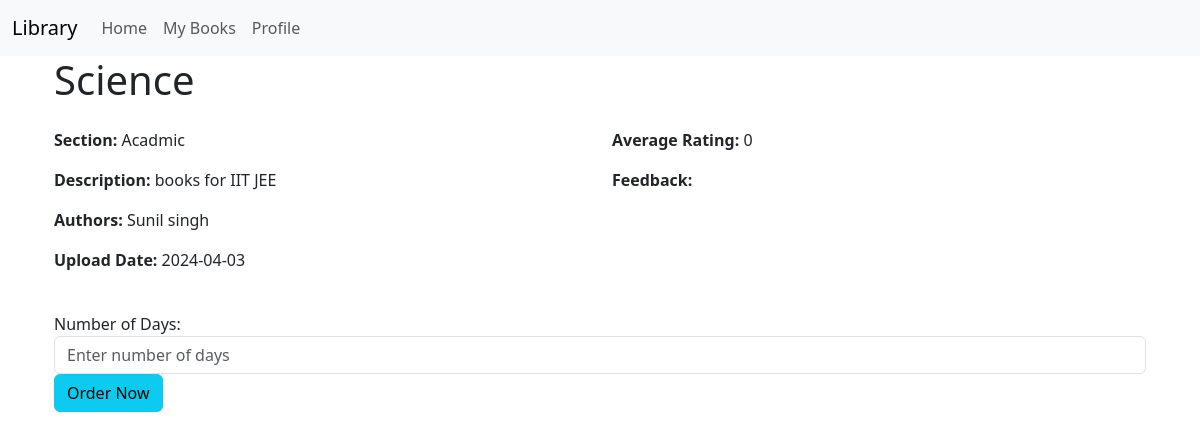
Page /book_detail/3 (signed in) on the earlier database version.
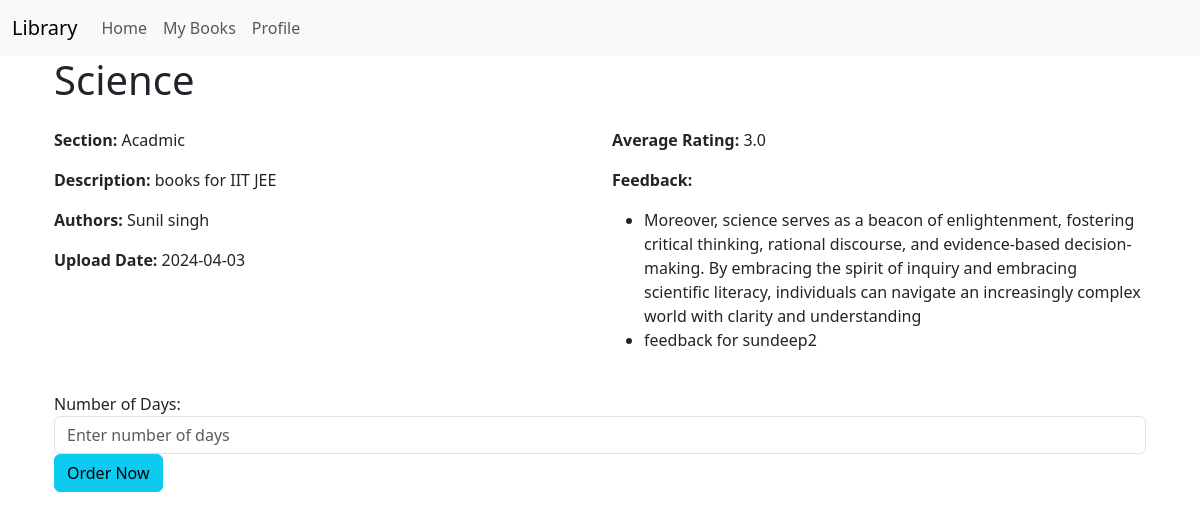
Same page on the later database version.
### models.py (models this page shows)
class Book(db.Model):
    id = db.Column(db.Integer, primary_key=True)#
    name = db.Column(db.String(64), nullable=False)#
    content = db.Column(db.Text)#
    authors = db.Column(db.String(255))#
    book_upload_date = db.Column(db.Date,default=datetime.utcnow)#
    book_rating = db.Column(db.Float)
    section_id = db.Column(db.Integer, db.ForeignKey('section.id'), nullable=False)#
    bookrequest = db.relationship('BookRequest', backref='book', lazy=True, cascade='all, delete-orphan')#

class Section(db.Model):
    id = db.Column(db.Integer, primary_key=True)#
    name = db.Column(db.String(32), unique=True)#
    date_created = db.Column(db.Date,default=datetime.utcnow)#
    description = db.Column(db.Text)#
    books = db.relationship('Book', backref='section', lazy=True,cascade='all, delete-orphan')

class Feedback(db.Model):
    id = db.Column(db.Integer, primary_key=True)
    user_id = db.Column(db.Integer, db.ForeignKey('user.id'), nullable=False)
    book_id = db.Column(db.Integer, db.ForeignKey('book.id'), nullable=False)
    rating = db.Column(db.Integer,CheckConstraint('rating >= 0 AND rating <= 5'))
    feedback = db.Column(db.Text)
    user = db.relationship('User', backref=db.backref('feedback', lazy=True))
    book = db.relationship('Book', backref=db.backref('feedback', lazy=True))

### routes.py (the view)
@app.route('/book_detail/<int:book_id>')
@auth_required
def book_detail(book_id):
    user = User.query.get(session['user_id'])
    book = Book.query.get_or_404(book_id)
    ratings = Feedback.query.filter_by(book_id=book.id).all()
    valid_ratings = [rating.rating for rating in ratings if rating.rating is not None]
    avg_rating = sum(valid_ratings) / len(valid_ratings) if valid_ratings else 0
    return render_template('book_detail.html', user=user , book=book, avg_rating=avg_rating, ratings=ratings)

### routes.py (called while the page is built)
def auth_required(func):
    @wraps(func)
    def inner(*args, **kwargs):
        if 'user_id' in session:
            return func(*args, **kwargs)
        else:
            flash('Please login to continue')
            return redirect(url_for('login'))
    return inner

### templates/book_detail.html (shortened to what this page needs)
{% extends 'layout.html' %}
{% block content %}
<div class="container">
    <h1>{{ book.name }}</h1>
    <div class="row mt-4">
        <div class="col-md-6">
            <p><b>Section:</b> {{ book.section.name }}</p>
            <p><b>Description:</b> {{ book.section.description }}</p>
            <p><b>Authors:</b> {{ book.authors }}</p>
            <p><b>Upload Date:</b> {{ book.book_upload_date.strftime('%Y-%m-%d') }}</p>
        </div>
        <div class="col-md-6">
            <p><b>Average Rating:</b> {{ avg_rating }}</p>
            <p><b>Feedback:</b></p>
            <ul>
                {% for feedback in ratings %}
                    <li>{{ feedback.feedback }}</li>
                {% endfor %}
            </ul>
        </div>
    </div>
    <div class="row mt-4">
        <div class="col-md-12">
            <form action="{{ url_for('book_request_post', book_id=book.id) }}" method="post">
                <div class="form-group">
                    <label for="requested_day">Number of Days:</label>
                    <input type="number" name="requested_day" class="form-control" placeholder="Enter number of days" required>
                </div>
                <button type="submit" class="btn btn-info">Order Now</button>
            </form>
        </div>
    </div>
</div>
{% endblock %}

### templates/layout.html (shortened to what this page needs)
<!DOCTYPE html>
<html lang="en">
<head>
<link href="https://cdn.jsdelivr.net/npm/bootstrap@5.3.2/dist/css/bootstrap.min.css" rel="stylesheet">
</head>
<body>
    {% include 'navbar.html'   %}
    <div class="container">
                {% block content %}
                {% endblock %}
    </div>
</body>
</html>

### templates/navbar.html (shortened to what this page needs)
<nav class="navbar navbar-expand-lg navbar-light bg-light">
    <div class="container-fluid">
      <a class="navbar-brand" href="/">Library</a>
      <div class="collapse navbar-collapse" id="navbarNav">
        <ul class="navbar-nav">
          {% if 'user_id' in session %}
          <li class="nav-item">
            <a class="nav-link"  href="{{ url_for('index') }}">Home</a>
                {%if user.is_librarian%}
                <li class="nav-item">
                  <a class="nav-link" href="{{ url_for('see_requests') }}">Book Requests</a>
                </li>
                <li class="nav-item">
                  <a class="nav-link" href="{{ url_for('add_section') }}"> Add Section</a>
                </li>
                {%else%}
                <li class="nav-item">
                  <a class="nav-link" href="{{ url_for('mybook') }}">My Books</a>
                </li>
                {%endif%}
              </li>
              <li class="nav-item">
                <a class="nav-link"  href="{{ url_for('profile') }}">Profile</a>
              </li>
          {% endif %}
        </ul>
      </div>
    </div>
  </nav>

Differences in the rows shown:
added Feedback: feedback "Moreover, science serves as a beacon of enlightenment, fostering critical thinking, rational discourse, and evidence-based decision-making. By embracing the spirit of inquiry and embracing scientific literacy, individuals can navigate an increasingly complex world with clarity and understanding"
added Feedback: feedback "feedback for sundeep2"
Other differences:
{{ avg_rating }}: "0" → "3.0"
